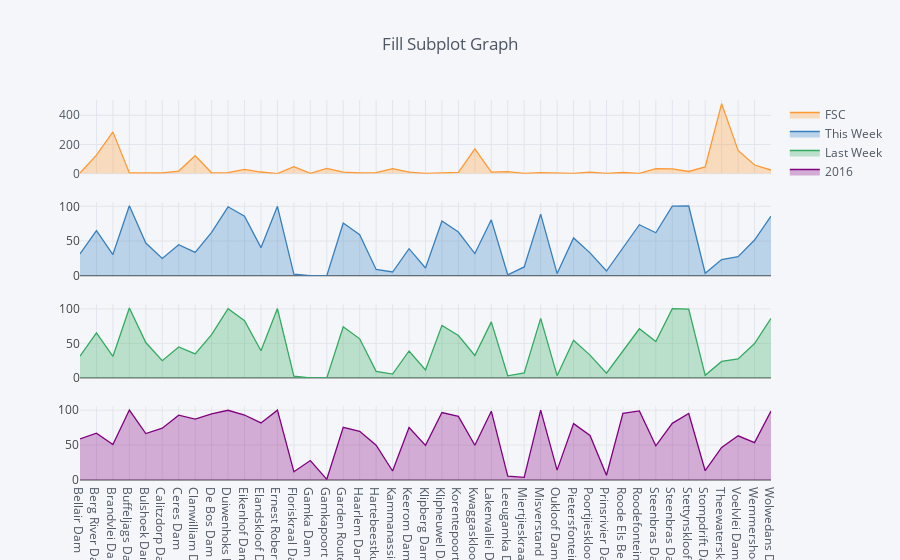

The notebook cell saved with this chart:
### Code cell
df.iplot(subplots=True, 
         shape=(4,1), 
         shared_xaxes=True, 
         fill=True, 
         filename='subplots',
         title = 'Fill Subplot Graph',
         theme = 'pearl')

### Figure 1 — Plotly figure (JSON) as saved in the notebook; plotly's stock layout.template omitted (floating-point values rounded to 4 significant figures)
{"data": [{"fill": "tozeroy", "fillcolor": "rgba(255, 153, 51, 0.3)", "line": {"color": "rgba(255, 153, 51, 1.0)", "dash": "solid", "width": 1.3}, "mode": "lines", "name": "FSC", "text": "", "type": "scatter", "x": ["Bellair Dam", "Berg River Dam", "Brandvlei Dam", "Buffeljags Dam", "Bulshoek Dam", "Calitzdorp Dam", "Ceres Dam", "Clanwilliam Dam", "De Bos Dam", "Duiwenhoks Dam", "Eikenhof Dam", "Elandskloof Dam", "Ernest Robertson Dam", "Floriskraal Dam", "Gamka Dam", "Gamkapoort Dam", "Garden Route Dam", "Haarlem Dam", "Hartebeestkuil Dam", "Kammanassie Dam", "Keerom Dam", "Klipberg Dam", "Klipheuwel Dam", "Korentepoort Dam", "Kwaggaskloof Dam", "Lakenvallei Dam", "Leeugamka Dam", "Miertjieskraal Dam", "Misverstand Dam", "Oukloof Dam", "Pietersfontein Dam", "Poortjieskloof Dam", "Prinsrivier Dam", "Roode Els Berg Dam", "Roodefontein Dam", "Steenbras Dam-Lower", "Steenbras Dam-Upper", "Stettynskloof Dam", "Stompdrift Dam", "Theewaterskloof Dam", "Voelvlei Dam", "Wemmershoek Dam", "Wolwedans Dam"], "xaxis": "x1", "y": ["4.3", "127.1", "286.1", "4.6", "4.9", "4.9", "17.3", "122.5", "5.8", "6.2", "28.9", "11.0", "0.5", "48.3", "1.9", "36.3", "10.0", "4.7", "7.2", "34.4", "9.8", "2.0", "4.5", "8.1", "169.5", "10.3", "13.6", "1.5", "6.5", "4.2", "2.0", "9.8", "2.3", "7.8", "2.0", "33.9", "31.9", "14.8", "46.3", "479.3", "158.6", "58.8", "24.7"], "yaxis": "y1"}, {"fill": "tozeroy", "fillcolor": "rgba(55, 128, 191, 0.3)", "line": {"color": "rgba(55, 128, 191, 1.0)", "dash": "solid", "width": 1.3}, "mode": "lines", "name": "This Week", "text": "", "type": "scatter", "x": ["Bellair Dam", "Berg River Dam", "Brandvlei Dam", "Buffeljags Dam", "Bulshoek Dam", "Calitzdorp Dam", "Ceres Dam", "Clanwilliam Dam", "De Bos Dam", "Duiwenhoks Dam", "Eikenhof Dam", "Elandskloof Dam", "Ernest Robertson Dam", "Floriskraal Dam", "Gamka Dam", "Gamkapoort Dam", "Garden Route Dam", "Haarlem Dam", "Hartebeestkuil Dam", "Kammanassie Dam", "Keerom Dam", "Klipberg Dam", "Klipheuwel Dam", "Korentepoort Dam", "Kwaggaskloof Dam", "Lakenvallei Dam", "Leeugamka Dam", "Miertjieskraal Dam", "Misverstand Dam", "Oukloof Dam", "Pietersfontein Dam", "Poortjieskloof Dam", "Prinsrivier Dam", "Roode Els Berg Dam", "Roodefontein Dam", "Steenbras Dam-Lower", "Steenbras Dam-Upper", "Stettynskloof Dam", "Stompdrift Dam", "Theewaterskloof Dam", "Voelvlei Dam", "Wemmershoek Dam", "Wolwedans Dam"], "xaxis": "x1", "y": ["31.4", "65.1", "30.6", "100.8", "47.1", "24.9", "44.8", "33.6", "62.4", "99.4", "85.7", "40.5", "100.0", "2.3", "0.0", "0.0", "76.0", "59.3", "9.1", "5.4", "39.0", "11.1", "78.8", "63.0", "32.0", "80.6", "1.4", "12.7", "88.8", "3.1", "54.5", "33.0", "6.8", "40.1", "73.5", "62.0", "100.3", "100.5", "3.6", "23.3", "27.4", "51.5", "85.9"], "yaxis": "y2"}, {"fill": "tozeroy", "fillcolor": "rgba(50, 171, 96, 0.3)", "line": {"color": "rgba(50, 171, 96, 1.0)", "dash": "solid", "width": 1.3}, "mode": "lines", "name": "Last Week", "text": "", "type": "scatter", "x": ["Bellair Dam", "Berg River Dam", "Brandvlei Dam", "Buffeljags Dam", "Bulshoek Dam", "Calitzdorp Dam", "Ceres Dam", "Clanwilliam Dam", "De Bos Dam", "Duiwenhoks Dam", "Eikenhof Dam", "Elandskloof Dam", "Ernest Robertson Dam", "Floriskraal Dam", "Gamka Dam", "Gamkapoort Dam", "Garden Route Dam", "Haarlem Dam", "Hartebeestkuil Dam", "Kammanassie Dam", "Keerom Dam", "Klipberg Dam", "Klipheuwel Dam", "Korentepoort Dam", "Kwaggaskloof Dam", "Lakenvallei Dam", "Leeugamka Dam", "Miertjieskraal Dam", "Misverstand Dam", "Oukloof Dam", "Pietersfontein Dam", "Poortjieskloof Dam", "Prinsrivier Dam", "Roode Els Berg Dam", "Roodefontein Dam", "Steenbras Dam-Lower", "Steenbras Dam-Upper", "Stettynskloof Dam", "Stompdrift Dam", "Theewaterskloof Dam", "Voelvlei Dam", "Wemmershoek Dam", "Wolwedans Dam"], "xaxis": "x1", "y": ["31.4", "65.1", "31.0", "101.4", "51.2", "24.9", "44.8", "34.8", "62.7", "100.3", "82.9", "39.4", "100.5", "2.6", "0.0", "0.0", "74.1", "56.6", "9.5", "5.5", "39.0", "11.5", "76.1", "61.4", "32.5", "81.2", "3.0", "7.1", "86.2", "3.2", "54.5", "33.0", "6.8", "38.6", "71.2", "52.8", "100.4", "99.7", "3.7", "23.8", "27.5", "49.7", "86.2"], "yaxis": "y3"}, {"fill": "tozeroy", "fillcolor": "rgba(128, 0, 128, 0.3)", "line": {"color": "rgba(128, 0, 128, 1.0)", "dash": "solid", "width": 1.3}, "mode": "lines", "name": "2016", "text": "", "type": "scatter", "x": ["Bellair Dam", "Berg River Dam", "Brandvlei Dam", "Buffeljags Dam", "Bulshoek Dam", "Calitzdorp Dam", "Ceres Dam", "Clanwilliam Dam", "De Bos Dam", "Duiwenhoks Dam", "Eikenhof Dam", "Elandskloof Dam", "Ernest Robertson Dam", "Floriskraal Dam", "Gamka Dam", "Gamkapoort Dam", "Garden Route Dam", "Haarlem Dam", "Hartebeestkuil Dam", "Kammanassie Dam", "Keerom Dam", "Klipberg Dam", "Klipheuwel Dam", "Korentepoort Dam", "Kwaggaskloof Dam", "Lakenvallei Dam", "Leeugamka Dam", "Miertjieskraal Dam", "Misverstand Dam", "Oukloof Dam", "Pietersfontein Dam", "Poortjieskloof Dam", "Prinsrivier Dam", "Roode Els Berg Dam", "Roodefontein Dam", "Steenbras Dam-Lower", "Steenbras Dam-Upper", "Stettynskloof Dam", "Stompdrift Dam", "Theewaterskloof Dam", "Voelvlei Dam", "Wemmershoek Dam", "Wolwedans Dam"], "xaxis": "x1", "y": ["58.8", "67.1", "50.7", "100.1", "66.4", "74.2", "92.7", "87.1", "94.7", "99.8", "93.0", "81.7", "100.0", "11.8", "27.9", "1.0", "75.4", "69.7", "49.8", "12.9", "75.1", "49.6", "96.5", "91.0", "49.8", "98.5", "5.4", "3.8", "100.0", "14.1", "80.7", "63.7", "6.8", "95.5", "98.9", "49.0", "81.1", "95.1", "13.3", "46.6", "63.2", "53.5", "98.7"], "yaxis": "y4"}], "layout": {"legend": {"bgcolor": "#F5F6F9", "font": {"color": "#4D5663"}}, "paper_bgcolor": "#F5F6F9", "plot_bgcolor": "#F5F6F9", "title": "Fill Subplot Graph", "titlefont": {"color": "#4D5663"}, "xaxis1": {"anchor": "y4", "domain": [0, 1], "gridcolor": "#E1E5ED", "showgrid": true, "tickfont": {"color": "#4D5663"}, "title": "", "titlefont": {"color": "#4D5663"}, "zerolinecolor": "#E1E5ED"}, "yaxis1": {"anchor": "free", "domain": [0.8062, 1.0], "gridcolor": "#E1E5ED", "position": 0, "showgrid": true, "tickfont": {"color": "#4D5663"}, "title": "", "titlefont": {"color": "#4D5663"}, "zerolinecolor": "#E1E5ED"}, "yaxis2": {"anchor": "free", "domain": [0.5375, 0.7312], "position": 0}, "yaxis3": {"anchor": "free", "domain": [0.2687, 0.4625], "position": 0}, "yaxis4": {"anchor": "x1", "domain": [0, 0.1938]}}}
